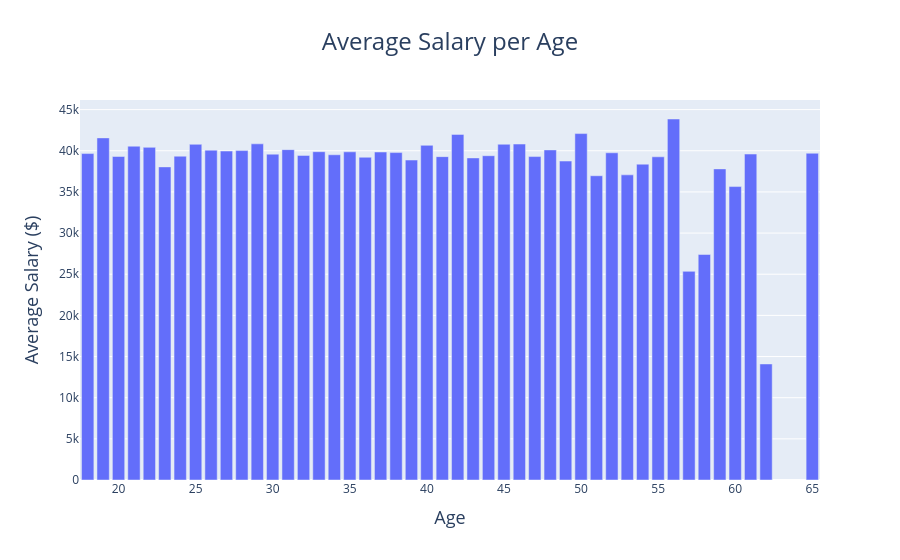
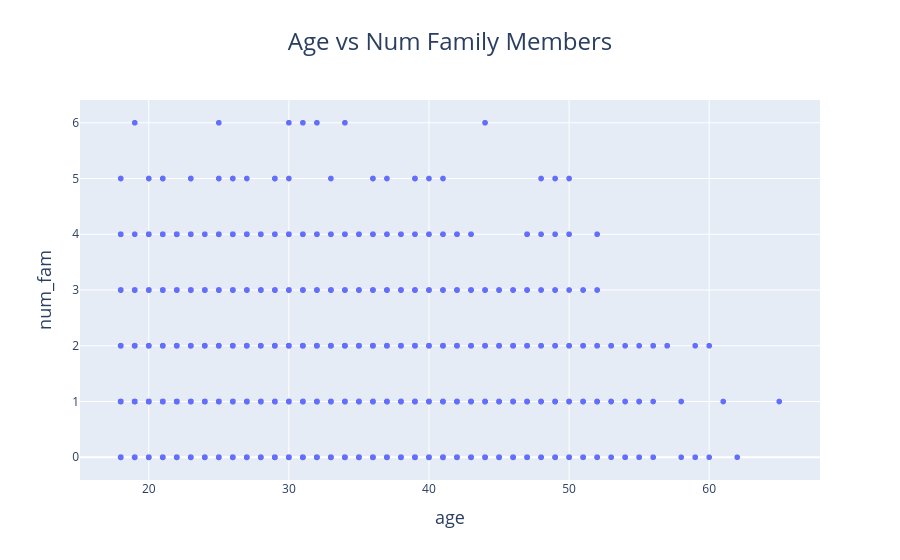
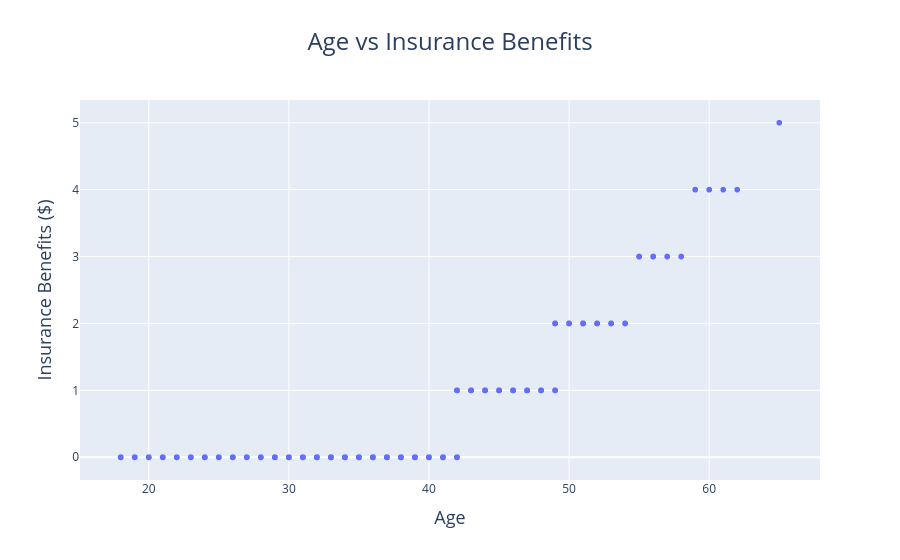
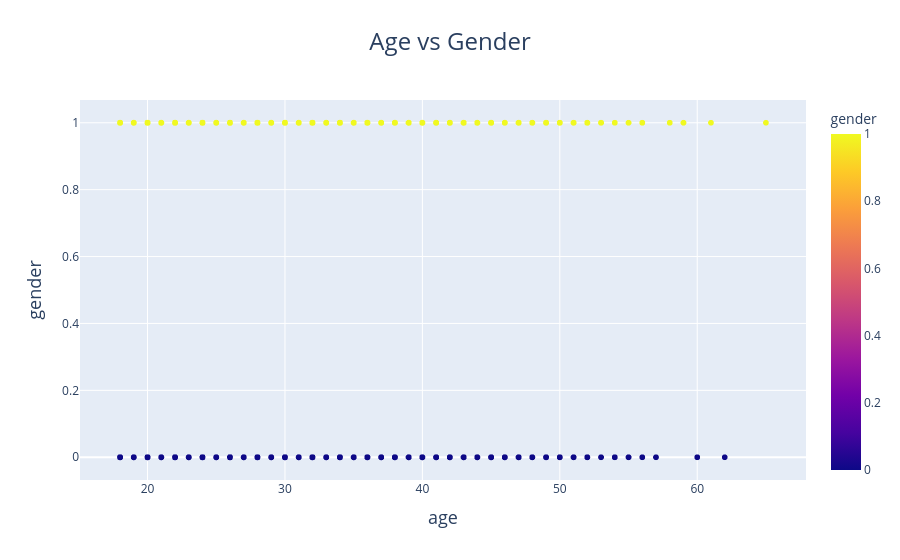

The code cell stored with these charts, in order, in its notebook:
### Code cell
# Group data to find the average salary per age, or simply count occurrences if needed
age_salary_summary = ins.groupby('age').salary.mean().reset_index()

# Create a bar graph: Average Salary per Age
fig = px.bar(
    age_salary_summary,
    x='age',
    y='salary',
    title='Average Salary per Age',
    labels={'salary': 'Average Salary ($)', 'age': 'Age'}
)
fig.update_layout(
    title_font=dict(size=24), title_x=0.5,
    xaxis_title_font=dict(size=18),
    yaxis_title_font=dict(size=18)
)
fig.show()

# Scatter plot: Age vs Num Family members
fig2 = px.scatter(ins, x='age', y='num_fam', title='Age vs Num Family Members')
fig2.update_layout(
    title_font=dict(size=title_font_size), title_x=0.5,
    xaxis_title_font=dict(size=axis_label_font_size),
    yaxis_title_font=dict(size=axis_label_font_size)
)
fig2.show()

# Scatter plot: Age vs Insurance benefits
fig3 = px.scatter(ins, x='age', y='ins_ben', title='Age vs Insurance Benefits', labels={'ins_ben': 'Insurance Benefits ($)', 'age': 'Age'})
fig3.update_layout(
    title_font=dict(size=title_font_size), title_x=0.5,
    xaxis_title_font=dict(size=axis_label_font_size),
    yaxis_title_font=dict(size=axis_label_font_size)
)
fig3.show()

# Scatter plot: Age vs Gender, color-coded by Gender
fig4 = px.scatter(ins, x='age', y='gender', color='gender', title='Age vs Gender')
fig4.update_layout(
    title_font=dict(size=title_font_size), title_x=0.5,
    xaxis_title_font=dict(size=axis_label_font_size),
    yaxis_title_font=dict(size=axis_label_font_size)
)
fig4.show()

### Figure 1 — Plotly figure (JSON) as saved in the notebook; plotly's stock layout.template omitted (floating-point values rounded to 4 significant figures)
{"data": [{"alignmentgroup": "True", "hovertemplate": "Age=%{x}<br>Average Salary ($)=%{y}<extra></extra>", "legendgroup": "", "marker": {"color": "#636efa", "pattern": {"shape": ""}}, "name": "", "offsetgroup": "", "orientation": "v", "showlegend": false, "textposition": "auto", "type": "bar", "x": [18, 19, 20, 21, 22, 23, 24, 25, 26, 27, 28, 29, 30, 31, 32, 33, 34, 35, 36, 37, 38, 39, 40, 41, 42, 43, 44, 45, 46, 47, 48, 49, 50, 51, 52, 53, 54, 55, 56, 57, 58, 59, 60, 61, 62, 65], "xaxis": "x", "y": [39660.0, 41560.0, 39310.0, 40560.0, 40420.0, 38040.0, 39340.0, 40790.0, 40070.0, 39970.0, 40020.0, 40840.0, 39590.0, 40140.0, 39440.0, 39890.0, 39510.0, 39870.0, 39210.0, 39850.0, 39780.0, 38880.0, 40660, 39290.0, 41990.0, 39130.0, 39400, 40790.0, 40815, 39300.0, 40100.0, 38750.0, 42090.0, 36970.0, 39750.0, 37070.0, 38370.0, 39270.0, 43860, 25350, 27400, 37800, 35650, 39600, 14100, 39700], "yaxis": "y"}], "layout": {"autosize": true, "barmode": "relative", "legend": {"tracegroupgap": 0}, "title": {"font": {"size": 24}, "text": "Average Salary per Age", "x": 0.5}, "xaxis": {"anchor": "y", "autorange": true, "domain": [0, 1], "range": [17.5, 65.5], "title": {"font": {"size": 18}, "text": "Age"}, "type": "linear"}, "yaxis": {"anchor": "x", "autorange": true, "domain": [0, 1], "range": [0, 46170.0], "title": {"font": {"size": 18}, "text": "Average Salary ($)"}, "type": "linear"}}}

### Figure 2 — Plotly figure (JSON) as saved in the notebook; plotly's stock layout.template omitted (floating-point values rounded to 4 significant figures; data arrays with more than 128 entries replaced by an {"elided": "..."} marker saying what was removed)
{"data": [{"hovertemplate": "age=%{x}<br>num_fam=%{y}<extra></extra>", "legendgroup": "", "marker": {"color": "#636efa", "symbol": "circle"}, "mode": "markers", "name": "", "showlegend": false, "type": "scattergl", "x": {"elided": "4847 int values"}, "xaxis": "x", "y": {"elided": "4847 int values"}, "yaxis": "y"}], "layout": {"autosize": true, "legend": {"tracegroupgap": 0}, "title": {"font": {"size": 24}, "text": "Age vs Num Family Members", "x": 0.5}, "xaxis": {"anchor": "y", "autorange": true, "domain": [0, 1], "range": [15.16, 67.84], "title": {"font": {"size": 18}, "text": "age"}, "type": "linear"}, "yaxis": {"anchor": "x", "autorange": true, "domain": [0, 1], "range": [-0.4951, 6.495], "title": {"font": {"size": 18}, "text": "num_fam"}, "type": "linear"}}}

### Figure 3 — Plotly figure (JSON) as saved in the notebook; plotly's stock layout.template omitted (floating-point values rounded to 4 significant figures; data arrays with more than 128 entries replaced by an {"elided": "..."} marker saying what was removed)
{"data": [{"hovertemplate": "Age=%{x}<br>Insurance Benefits ($)=%{y}<extra></extra>", "legendgroup": "", "marker": {"color": "#636efa", "symbol": "circle"}, "mode": "markers", "name": "", "showlegend": false, "type": "scattergl", "x": {"elided": "4847 int values"}, "xaxis": "x", "y": {"elided": "4847 int values"}, "yaxis": "y"}], "layout": {"autosize": true, "legend": {"tracegroupgap": 0}, "title": {"font": {"size": 24}, "text": "Age vs Insurance Benefits", "x": 0.5}, "xaxis": {"anchor": "y", "autorange": true, "domain": [0, 1], "range": [15.16, 67.84], "title": {"font": {"size": 18}, "text": "Age"}, "type": "linear"}, "yaxis": {"anchor": "x", "autorange": true, "domain": [0, 1], "range": [-0.4126, 5.413], "title": {"font": {"size": 18}, "text": "Insurance Benefits ($)"}, "type": "linear"}}}

### Figure 4 — Plotly figure (JSON) as saved in the notebook; plotly's stock layout.template omitted (floating-point values rounded to 4 significant figures; data arrays with more than 128 entries replaced by an {"elided": "..."} marker saying what was removed)
{"data": [{"hovertemplate": "age=%{x}<br>gender=%{marker.color}<extra></extra>", "legendgroup": "", "marker": {"color": {"elided": "4847 int values"}, "coloraxis": "coloraxis", "symbol": "circle"}, "mode": "markers", "name": "", "showlegend": false, "type": "scattergl", "x": {"elided": "4847 int values"}, "xaxis": "x", "y": {"elided": "4847 int values"}, "yaxis": "y"}], "layout": {"autosize": true, "coloraxis": {"colorbar": {"title": {"text": "gender"}}, "colorscale": [[0, "#0d0887"], [0.1111, "#46039f"], [0.2222, "#7201a8"], [0.3333, "#9c179e"], [0.4444, "#bd3786"], [0.5556, "#d8576b"], [0.6667, "#ed7953"], [0.7778, "#fb9f3a"], [0.8889, "#fdca26"], [1, "#f0f921"]]}, "legend": {"tracegroupgap": 0}, "title": {"font": {"size": 24}, "text": "Age vs Gender", "x": 0.5}, "xaxis": {"anchor": "y", "autorange": true, "domain": [0, 1], "range": [15.15, 67.85], "title": {"font": {"size": 18}, "text": "age"}, "type": "linear"}, "yaxis": {"anchor": "x", "autorange": true, "domain": [0, 1], "range": [-0.08252, 1.083], "title": {"font": {"size": 18}, "text": "gender"}, "type": "linear"}}}
